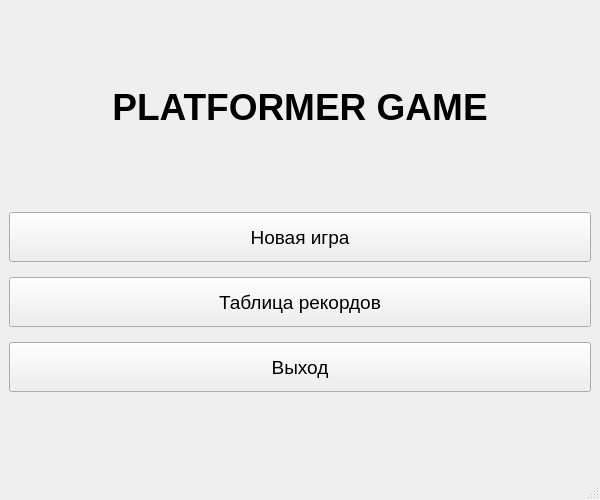
<?xml version="1.0" encoding="UTF-8"?>
<ui version="4.0">
 <class>MainWindow</class>
 <widget class="QMainWindow" name="MainWindow">
  <property name="geometry">
   <rect>
    <x>0</x>
    <y>0</y>
    <width>600</width>
    <height>500</height>
   </rect>
  </property>
  <property name="windowTitle">
   <string>Platformer Game - Главное меню</string>
  </property>
  <widget class="QWidget" name="centralwidget">
   <layout class="QVBoxLayout" name="verticalLayout">
    <item>
     <spacer name="verticalSpacer_top">
      <property name="orientation">
       <enum>Qt::Vertical</enum>
      </property>
      <property name="sizeHint" stdset="0">
       <size>
        <width>20</width>
        <height>40</height>
       </size>
      </property>
     </spacer>
    </item>
    <item>
     <widget class="QLabel" name="label_title">
      <property name="font">
       <font>
        <pointsize>28</pointsize>
        <weight>75</weight>
        <bold>true</bold>
       </font>
      </property>
      <property name="text">
       <string>PLATFORMER GAME</string>
      </property>
      <property name="alignment">
       <set>Qt::AlignCenter</set>
      </property>
     </widget>
    </item>
    <item>
     <spacer name="verticalSpacer_middle">
      <property name="orientation">
       <enum>Qt::Vertical</enum>
      </property>
      <property name="sizeHint" stdset="0">
       <size>
        <width>20</width>
        <height>30</height>
       </size>
      </property>
     </spacer>
    </item>
    <item>
     <layout class="QVBoxLayout" name="verticalLayout_buttons">
      <property name="spacing">
       <number>15</number>
      </property>
      <item>
       <widget class="QPushButton" name="btn_new_game">
        <property name="minimumSize">
         <size>
          <width>0</width>
          <height>50</height>
         </size>
        </property>
        <property name="font">
         <font>
          <pointsize>14</pointsize>
         </font>
        </property>
        <property name="text">
         <string>Новая игра</string>
        </property>
       </widget>
      </item>
      <item>
       <widget class="QPushButton" name="btn_leaderboard">
        <property name="minimumSize">
         <size>
          <width>0</width>
          <height>50</height>
         </size>
        </property>
        <property name="font">
         <font>
          <pointsize>14</pointsize>
         </font>
        </property>
        <property name="text">
         <string>Таблица рекордов</string>
        </property>
       </widget>
      </item>
      <item>
       <widget class="QPushButton" name="btn_exit">
        <property name="minimumSize">
         <size>
          <width>0</width>
          <height>50</height>
         </size>
        </property>
        <property name="font">
         <font>
          <pointsize>14</pointsize>
         </font>
        </property>
        <property name="text">
         <string>Выход</string>
        </property>
       </widget>
      </item>
     </layout>
    </item>
    <item>
     <spacer name="verticalSpacer_bottom">
      <property name="orientation">
       <enum>Qt::Vertical</enum>
      </property>
      <property name="sizeHint" stdset="0">
       <size>
        <width>20</width>
        <height>40</height>
       </size>
      </property>
     </spacer>
    </item>
   </layout>
  </widget>
  <widget class="QMenuBar" name="menubar">
   <property name="geometry">
    <rect>
     <x>0</x>
     <y>0</y>
     <width>600</width>
     <height>21</height>
    </rect>
   </property>
  </widget>
  <widget class="QStatusBar" name="statusbar"/>
 </widget>
 <resources/>
 <connections/>
</ui>
